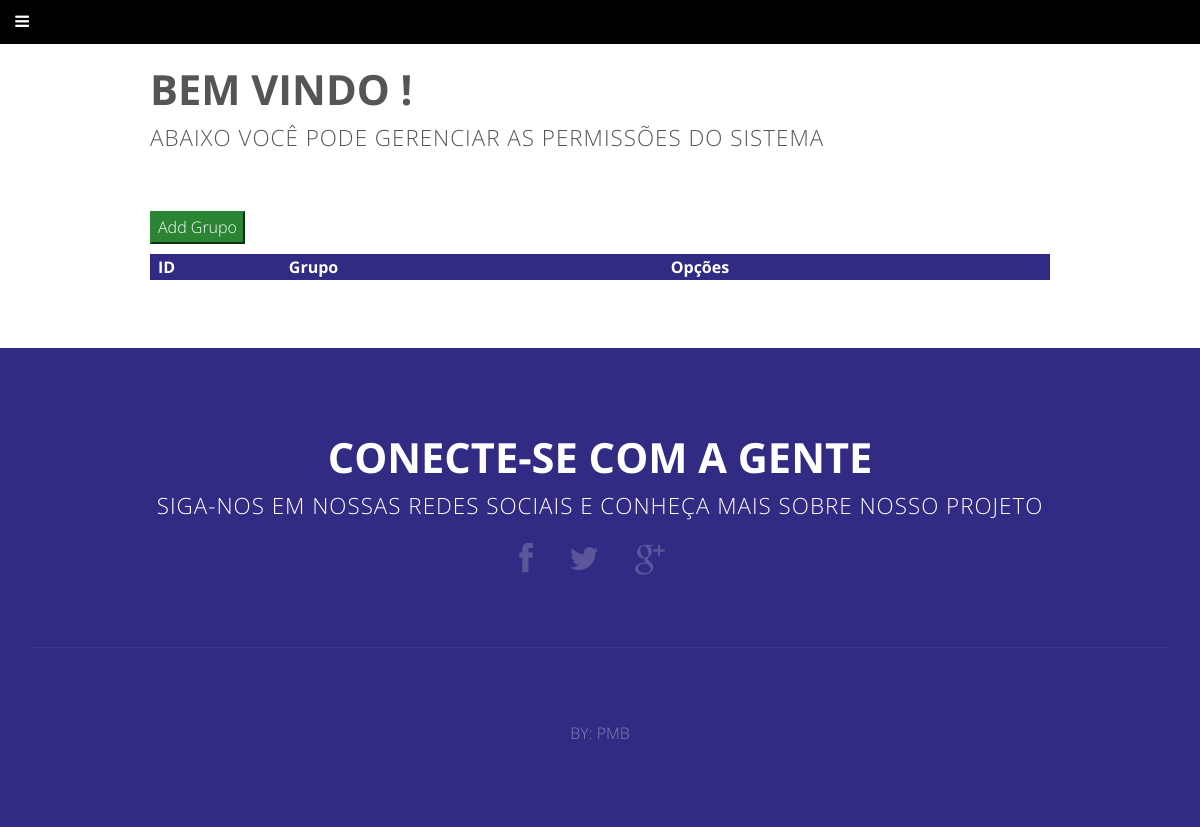
The app's page /projeto_inse/gerenciar_permiss.php, older data.
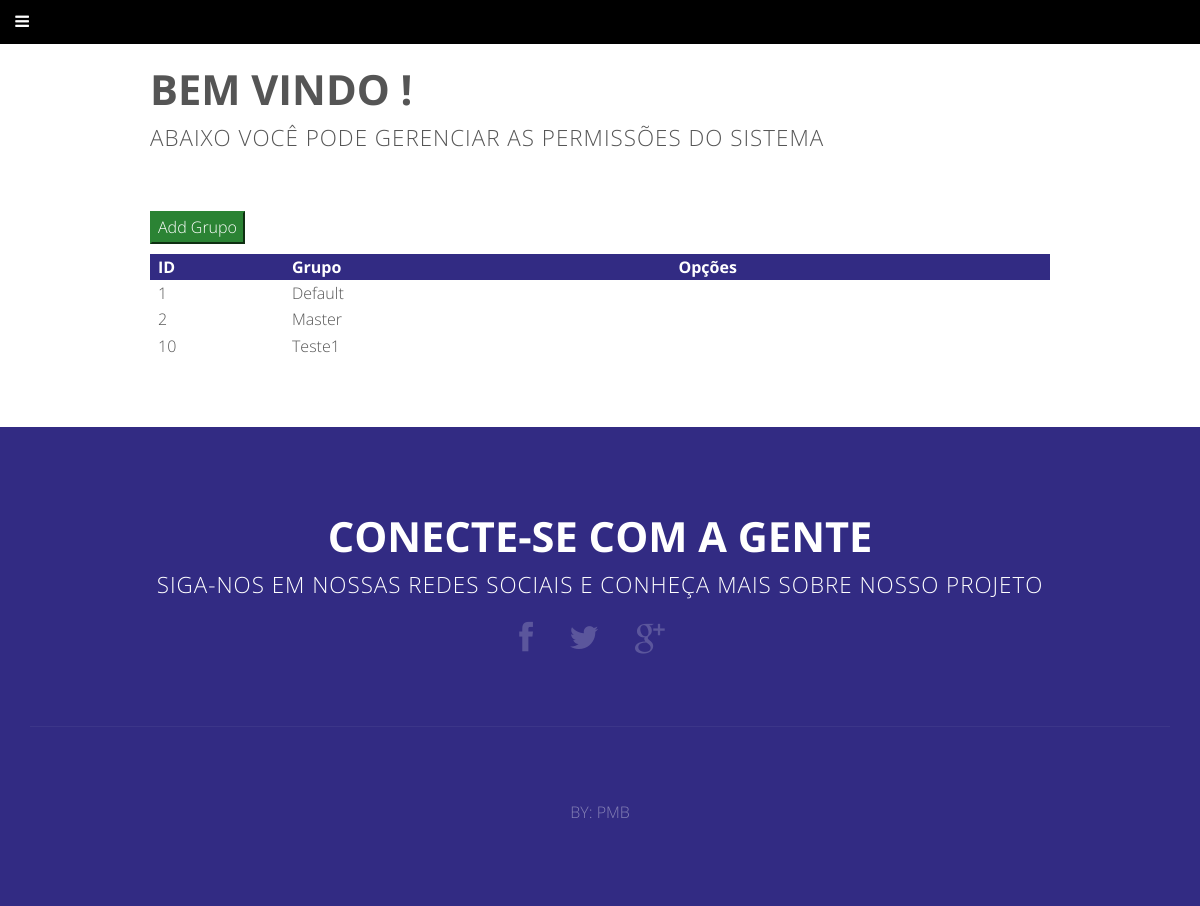
The same page, newer data.
### tables this page shows
CREATE TABLE IF NOT EXISTS `grupo` (
  `id` int(11) NOT NULL AUTO_INCREMENT,
  `grupo` varchar(45) NOT NULL,
  `empresa` int(11) NOT NULL,
  PRIMARY KEY (`id`),
  KEY `empresa_grupo` (`empresa`)
);

### projeto_inse/gerenciar_permiss.php (the view, shortened to what this page needs)
<?php include("includes/header.php");?>
<div id="main" class="wrapper style4">
				<div id="content" class="container2 medium">
					<section>
						<header class="major">
							<h2>Bem vindo <?php echo $_SESSION['nomefantasia'] ?>!</h2>
							<span class="byline">Abaixo você pode gerenciar as permissões do sistema</span>
						</header>
									<form action="register_permissons.php" method="">
										<button type="submit" name="" style="margin-bottom: 10px; border-color: #2B8334;color: white;background: #2B8334;">Add Grupo</button>
									</form>
									<?php
										$default = 0;
										$db = mysqli_connect('localhost', 'root', '', 'inse');
										$stmt = mysqli_prepare($db, "SELECT  * from grupo WHERE empresa = ? OR empresa = ?");
										mysqli_stmt_bind_param($stmt, "ii", $_SESSION['idempresa'], $default);
										mysqli_stmt_execute($stmt);
										$result = mysqli_stmt_get_result($stmt);
									?>
									<table class="table table-bordered"  id="dataTable" width="100%" cellspacing="0">
										<thead>
										  <tr style="background-color: #322B83; color: white;">
											<th>ID</th>
											<th>Grupo</th>
											<th></th>
											<th></th>
											<th>Opções</th>
											<th></th>
										  </tr>
										</thead>
										<tbody>
											<?php
											while($row = mysqli_fetch_array($result)){
											?>
												<tr>
												<td><?php echo $row['id'];?></td>
												<td><?php echo $row['grupo'];?></td>
												<td></td>
												<td></td>
										  <?php
										  }
										  ?>
									    </tbody>
								    </table>
					</section>
							</div>
</div>
<?php  include("includes/footer.php");?>

Row changes from the older to the newer data that the page shows:
added grupo: id "1", grupo "Default"
added grupo: id "2", grupo "Master"
added grupo: id "10", grupo "Teste1"
